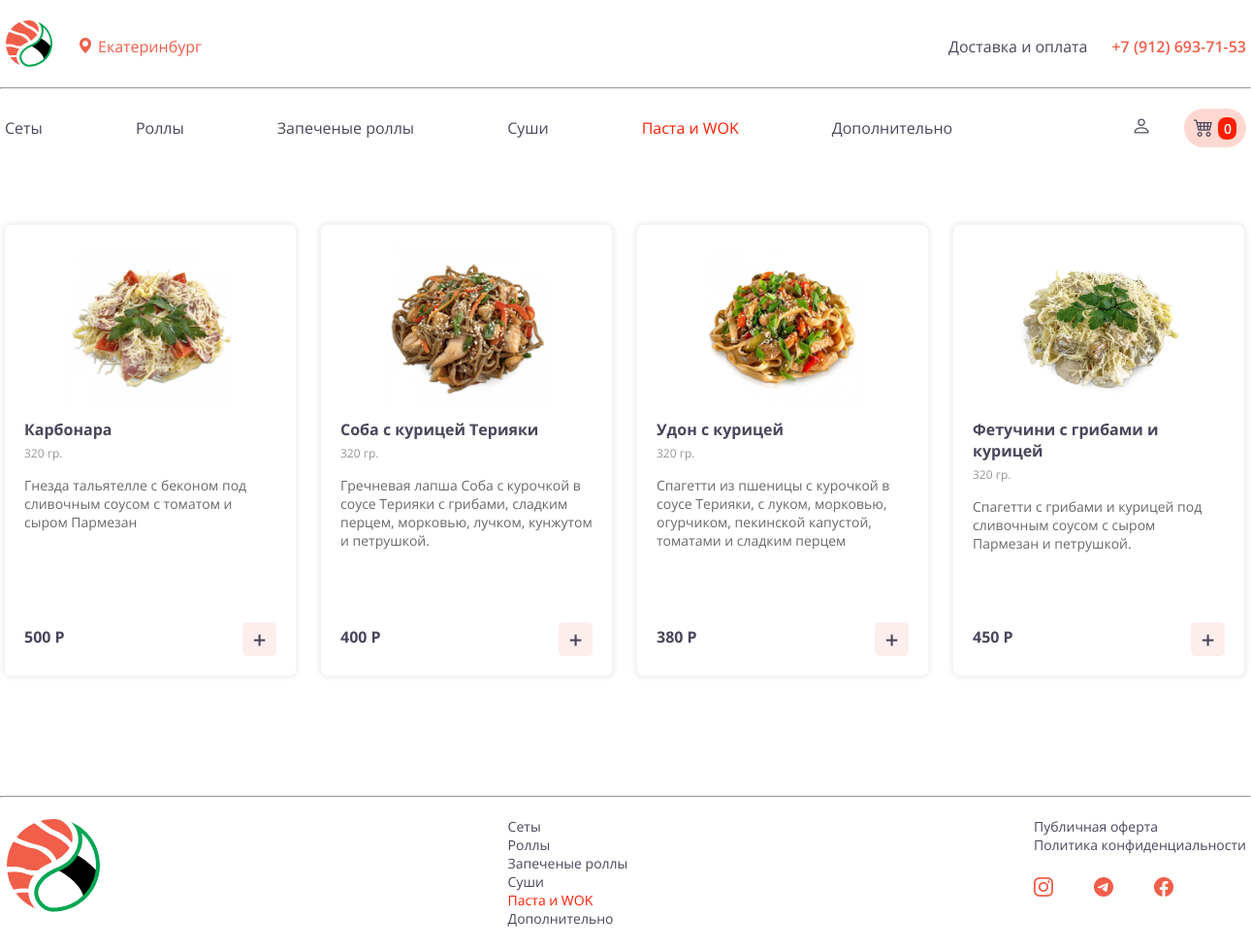
Page /sushiyan/templates/menu/noodle.php on the committed database.
### sushiyan/templates/menu/noodle.php (the view, shortened to what this page needs)
<?php session_start(); require_once '../../assets/vender/connect.php';?>
<!DOCTYPE html>
<html lang="ru">
<head>
    <link rel="stylesheet" href="/assets/css/style.css">
    <link rel="stylesheet" href="https://cdn.jsdelivr.net/npm/bootstrap-icons@1.3.0/font/bootstrap-icons.css">
</head>
<body>
<header>
    <div class="container">
        <div class="header__info">
            <div class="cityPlusLogo">
                <a href="/templates/index.php"><img src="/assets/images/img/logo-01.svg" alt="Logo"></a>
                <div class="geo">
                    <i class="bi bi-geo-alt-fill"></i>
                    <p>Екатеринбург</p>
                </div>
            </div>
            <ul>
                <li><a href="/templates/delivery.php">Доставка и оплата</a></li>
                <li><a href="tel:+79126937153">+7 (912) 693-71-53</a></li>
            </ul>
        </div>
    </div>
    <hr>
    <div class="container">
        <div class="header__nav">
            <nav>
                <ul>
                    <li><a href="/templates/menu/sets.php">Сеты</a></li>
                    <li><a href="/templates/menu/rolls.php"">Роллы</a></li>
                    <li><a href="/templates/menu/bakedRolls.php">Запеченые роллы</a></li>
                    <li><a href="/templates/menu/sushi.php">Суши</a></li>
                    <li><a href="#" class="active">Паста и WOK</a></li>
                    <li><a href="/templates/menu/addictionally.php">Дополнительно</a></li>
                </ul>
                <div class="cabinet">
                        <a href="<?php if($_SESSION['user']){echo '/templates/profile.php';}else {echo '/templates/prof.php';} ?>"
                            class="profile" id="profile">
                            <i class="bi bi-person"></i>
                        </a>
                        <div class="cart" id="cart">
                            <i class="bi bi-cart4"></i>
                            <span id="cartCount">0</span>
                        </div>
                    </div>
            </nav>
        </div>
    </div>
</header>
<main>
    <div class="container" id="grid-wrap">
        <?php
            $cardsConnect = mysqli_query($connect, "SELECT * FROM `nudles-and-wok`");
            $cardsCount = mysqli_num_rows($cardsConnect);
            for($i = 1; $i<=$cardsCount; $i++){
                $cardsCon = mysqli_query($connect, "SELECT * FROM `nudles-and-wok` WHERE `id` = '$i'");
                $card = mysqli_fetch_assoc($cardsCon);
                echo '
                <div class="cards" data-id="'.$card['id'].$card['weight'].$i.'">
                <div class="img">
                    <img src="'.$card['img_url'].'" alt="'.$card['title'].'">
                </div>
                <div class="cardInfo">
                    <h3 class="title">'.$card['title'].'</h3>
                    <p class="weight">'.$card['weight'].' гр.</p>
                    <p class="description">'.$card['description'].'</p>
                    <div class="form">
                        <h3 class="price">'.$card['price'].' Р</h3>
                        <button type="button" data-addToCart data-counter="1" data-id="'.$card['id'].$card['weight'].$i.'">+</button>
                    </div>
                </div>
            </div>
                ';
            }
        ?>
    </div>
</main>
<footer>
    <hr>
    <div class="container">
        <a href="/templates/index.php"><img src="/assets/images/img/logo-01.svg" alt="Logo"></a>
        <div class="nav">
            <ul>
                <li><a href="/templates/menu/sets.php">Сеты</a></li>
                <li><a href="/templates/menu/rolls.php"">Роллы</a></li>
                <li><a href="/templates/menu/bakedRolls.php">Запеченые роллы</a></li>
                <li><a href="/templates/menu/sushi.php">Суши</a></li>
                <li><a href="#" class="active">Паста и WOK</a></li>
                <li><a href="/templates/menu/addictionally.php">Дополнительно</a></li>
            </ul>
        </div>
        <div class="info">
            <ul>
                <li><a href="#">Публичная оферта</a></li>
                <li><a href="#">Политика конфиденциальности</a></li>
            </ul>
            <div class="socials">
                <a href="#"><i class="bi bi-instagram"></i></a>
                <a href="#"><i class="bi bi-telegram"></i></a>
                <a href="#"><i class="bi bi-facebook"></i></a>
            </div>
        </div>
    </div>
</footer>
</body>
</html>

### rows in the picture
nudles-and-wok: img_url (picture), title "Карбонара", weight "320", description "Гнезда тальятелле с беконом под сливочным соусом с томатом и сыром Пармезан", price "500"
nudles-and-wok: img_url (picture), title "Соба с курицей Терияки", weight "320", description "Гречневая лапша Соба с курочкой в соусе Терияки с грибами, сладким перцем, морковью, лучком, кунжутом и петрушкой.", price "400"
nudles-and-wok: img_url (picture), title "Удон с курицей", weight "320", description "Спагетти из пшеницы с курочкой в соусе Терияки, с луком, морковью, огурчиком, пекинской капустой, томатами и сладким перцем", price "380"
nudles-and-wok: img_url (picture), title "Фетучини с грибами и курицей", weight "320", description "Спагетти с грибами и курицей под сливочным соусом с сыром Пармезан и петрушкой.", price "450"
